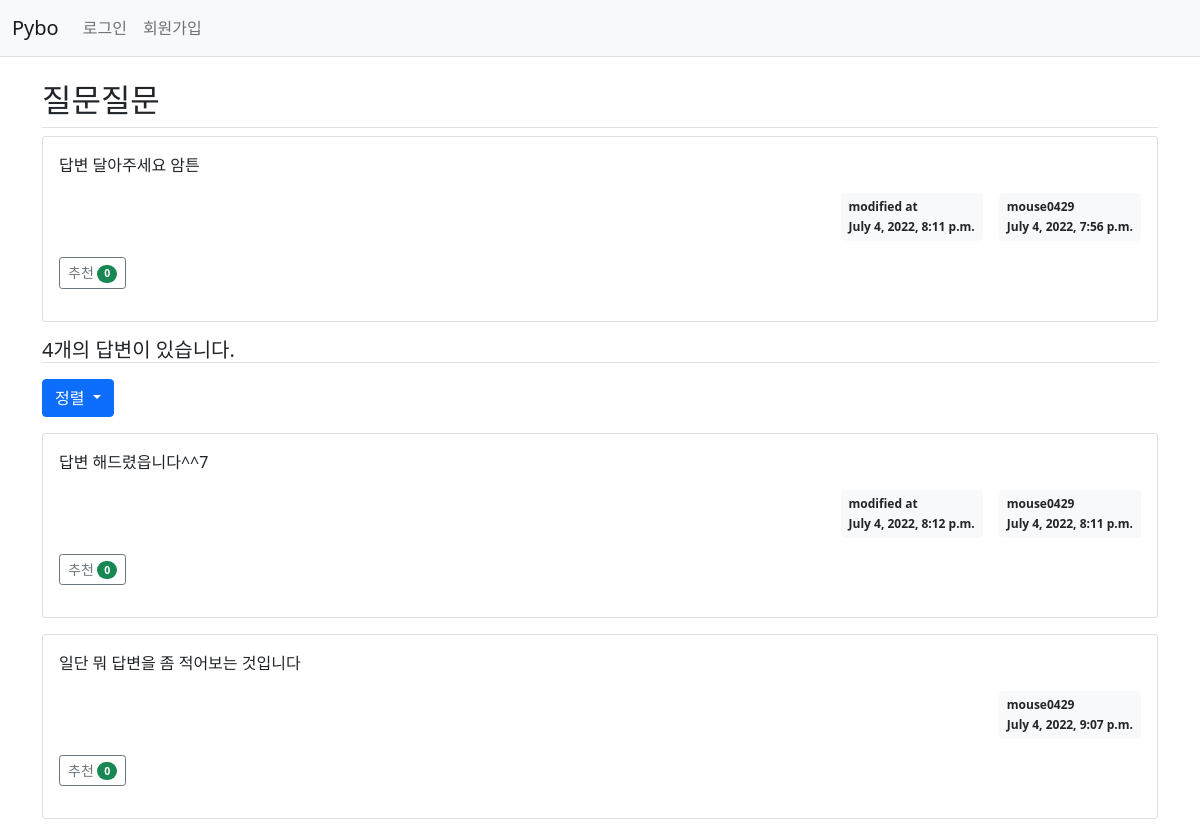
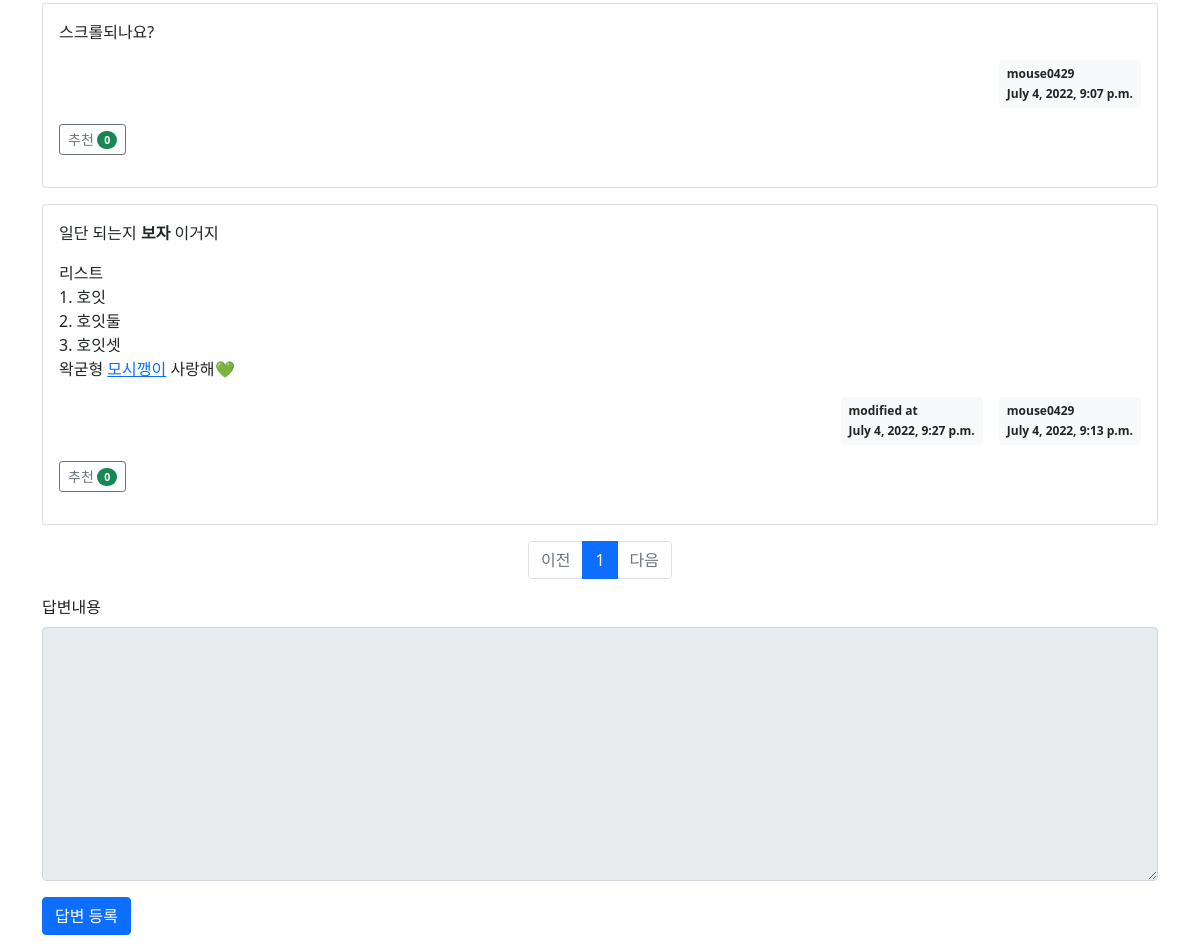
Page /pybo/307/ on the earlier database version (2 pictures, top to bottom).
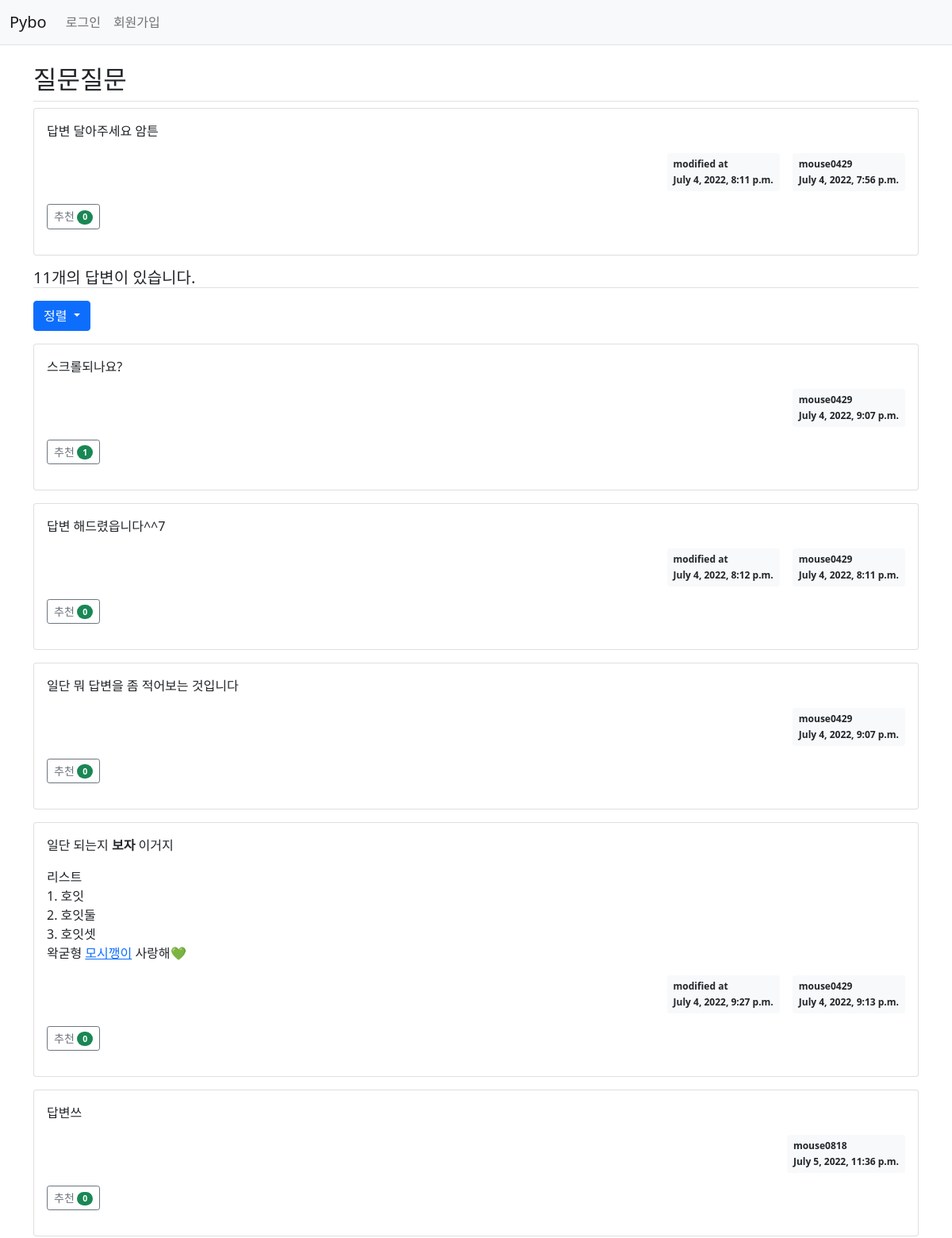
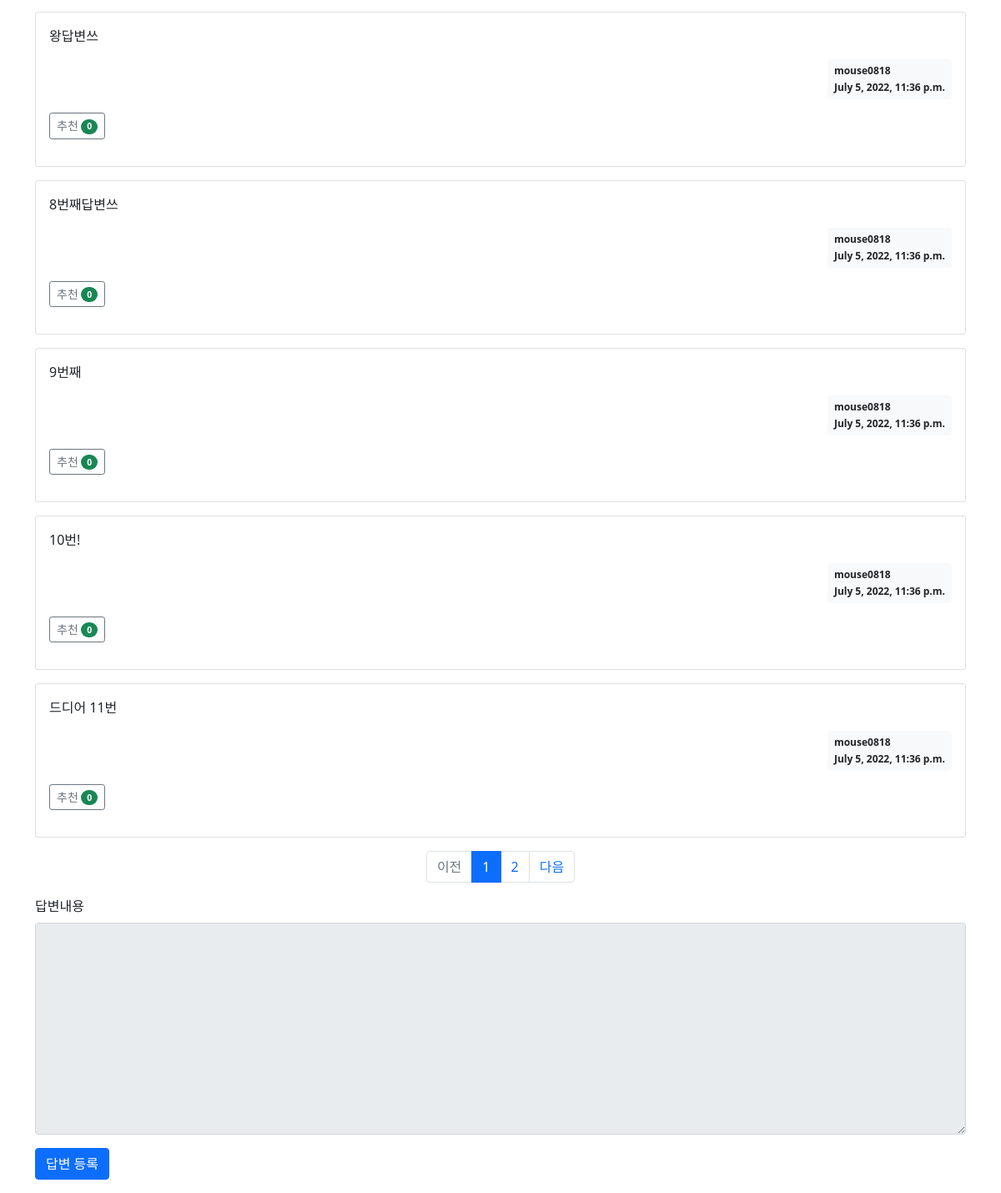
Same page on the later database version (2 pictures, top to bottom).
### pybo/models.py (models this page shows, shortened)
class Question(models.Model):
  author = models.ForeignKey(User, on_delete=models.CASCADE, related_name='author_question')
  subject = models.CharField(max_length=200)
  content = models.TextField()
  create_date = models.DateTimeField()
  modify_date = models.DateTimeField(null=True, blank=True)
  voter = models.ManyToManyField(User, related_name='voter_question')

class Answer(models.Model):
  author = models.ForeignKey(User, on_delete=models.CASCADE, related_name='author_answer')
  question = models.ForeignKey(Question, on_delete=models.CASCADE)
  content = models.TextField()
  create_date = models.DateTimeField()
  modify_date = models.DateTimeField(null=True, blank=True)
  voter = models.ManyToManyField(User, related_name='voter_answer')

### pybo/views/base_views.py (the view)
# urls.py: path('<int:question_id>/', base_views.detail, name='detail'),
def detail(request, question_id):
  question = get_object_or_404(Question, pk=question_id)
  page = request.GET.get('page', '1')
  order = request.GET.get('order', 'recommended')
  answer_list = Answer.objects.filter(question_id=question.id).annotate(voter_count=Count('voter')).order_by('-voter_count')
  if order == 'latest':
    answer_list = Answer.objects.filter(question_id=question.id).order_by('-create_date')
  elif order == 'create':
    answer_list = Answer.objects.filter(question_id=question.id).order_by('create_date')
  paginator = Paginator(answer_list, 10)
  max_index = len(paginator.page_range)
  page_obj = paginator.get_page(page)
  context = {'question': question, 'answer_list': page_obj, 'max_index': max_index, 'page': page, 'order': order}
  return render(request, 'pybo/question_detail.html', context)

### pybo/templatetags/pybo_filter.py (called while the page is built)
@register.filter()
def mark(value):
  extensions = ["nl2br", "fenced_code"]
  return mark_safe(markdown.markdown(value, extensions=extensions))

### templates/pybo/question_detail.html (shortened to what this page needs)
{% extends 'base.html' %}
{% load pybo_filter %}
{% block content %}
<div class="container my-3">
  <h2 class="border-bottom py-2">{{ question.subject }}</h2>
  <div class="card" my-3>
    <div class="card-body">
      <div class="card-text">{{ question.content|mark }}</div>
      <div class="d-flex justify-content-end">
        {% if question.modify_date %}
        <div class="badge bg-light text-dark p-2 text-start mx-3">
          <div class="mb-2">modified at</div>
          <div>{{ question.modify_date }}</div>
        </div>
        {% endif %}
        <div class="badge bg-light text-dark p-2 text-start">
          <div class="mb-2">{{ question.author.username }}</div>
          <div>{{ question.create_date }}</div>
        </div>
      </div>
      <div class="my-3">
        <a href="javascript:void(0)" data-uri="{% url 'pybo:question_vote' question.id %}"
          class="recommend btn btn-sm btn-outline-secondary">추천
          <span class="badge rounded-pill bg-success">{{ question.voter.count }}</span>
        </a>
      </div>
    </div>
  </div>
  <h5 class="border-bottom my-3 py2">{{ question.answer_set.count }}개의 답변이 있습니다.</h5>
  <div class="btn-group">
    <button type="button" id="dropdown" class="btn btn-primary dropdown-toggle"
      data-toggle="dropdown" aria-haspopup="true" data-bs-toggle="dropdown" aria-expanded="false">
      정렬
    </button>
  </div>
  {% for answer in answer_list %}
  <div class="card my-3">
    <div class="card-body">
      <div class="card-text">{{ answer.content|mark }}</div>
      <div class="d-flex justify-content-end">
        {% if answer.modify_date %}
        <div class="badge bg-light text-dark p-2 text-start mx-3">
          <div class="mb-2">modified at</div>
          <div>{{ answer.modify_date }}</div>
        </div>
        {% endif %}
        <div class="badge bg-light text-dark p-2 text-start">
          <div class="mb-2">{{ answer.author.username }}</div>
          <div>{{ answer.create_date }}</div>
        </div>
      </div>
      <div class="my-3">
        <a href="javascript:void(0)" data-uri="{% url 'pybo:answer_vote' answer.id %}"
          class="recommend btn btn-sm btn btn-outline-secondary">추천
          <span class="badge rounded-pill bg-success">{{ answer.voter.count }}</span>
        </a>
    </div>
    </div>
  </div>
  {% endfor %}
  <form action="{% url 'pybo:answer_create' question.id %}" method="post" class="my-3">
    {% include "../common/paging.html" with list=answer_list %}
    <div class="mb-3">
      <label for="content" class="form-label">답변내용</label>
      <textarea {% if not user.is_authenticated %}disabled{% endif %} name="content" id="content" class=form-control rows="10"></textarea>
    </div>
    <input type="submit" value="답변 등록" class="btn btn-primary">
  </form>
</div>
{% endblock %}

### templates/base.html (shortened to what this page needs)
{% load static %}
<!doctype html>
<html lang="ko">
  <head>
    <link rel="stylesheet" type="text/css" href="{% static 'bootstrap.min.css' %}">
    <link rel="stylesheet" type="text/css" href="{% static 'style.css' %}">
    <link rel="stylesheet" type="text/css" href="{% static 'style.css' %}">
  </head>
  <body>
    {% include "navbar.html" %}
    {% block content %}
    {% endblock %}
  </body>
</html>

### templates/navbar.html (shortened to what this page needs)
<nav class="navbar navbar-expand-lg navbar-light bg-light border-bottom">
  <div class="container-fluid">
    <a class="navbar-brand" href="{% url 'pybo:index' %}">Pybo</a>
    <div class="collapse navbar-collapse" id="navbarSupportedContent">
      <ul class="navbar-nav me-auto mb-2 mb-lg-0">
        <li class="nav-item">
          {% if user.is_authenticated %}
          <a class="nav-link" href="{% url 'common:logout' %}">{{ user.username }} (로그아웃)</a>
          {% else %}
          <a class="nav-link" href="{% url 'common:login' %}">로그인</a>
          {% endif %}
        </li>
        <li>
          {% if not user.is_authenticated %}
          <a class="nav-link" href="{% url 'common:signup' %}">회원가입</a>
          {% endif %}
        </li>
      </ul>
    </div>
  </div>
</nav>

### templates/common/paging.html (shortened to what this page needs)
<ul class="pagination justify-content-center">
  {% if list.has_previous %}
  <li class="page-item">
    <a class="page-link" data-page="{{ list.previous_page_number }}"
      href="javascript:void(0)">이전</a>
  </li>
  {% else %}
  <li class="page-item disabled">
    <a class="page-link" tabindex="-1" aria-disabled="true" href="#">이전</a>
  </li>
  {% endif %}
  {% for page_number in list.paginator.page_range %}
  {% if page_number > list.number|add:-5 and page_number < list.number|add:5 %}
  {% if page_number == list.number %}
  <li class="page-item active" aria-current="page">
    <a class="page-link" data-page="{{ page_number }}"
      href="javascript:void(0)">{{ page_number }}</a>
  </li>
  {% else %}
  <li class="page-item">
    <a class="page-link" data-page="{{ page_number }}"
      href="javascript:void(0)">{{ page_number }}</a>
  </li>
  {% endif %}
  {% endif %}
  {% endfor %}
  {% if list.has_next %}
  <li class="page-item">
    <a class="page-link" data-page="{{ list.next_page_number }}"
      href="javascript:void(0)">다음</a>
  </li>
  {% else %}
  <li class="page-item disabled">
    <a class="page-link" tabindex="-1" aria-disabled="true" href="#">다음</a>
  </li>
  {% endif %}
</ul>

Differences in the rows shown:
computed for Question "질문질문": answer_set.count "4" → "11"
shown differently, row unchanged: Answer "스크롤되나요?": voter.count "0" → "1"; moves up the list
added Answer: content|mark "답변쓰", author.username "mouse0818", create_date "July 5, 2022, 11:36 p.m.", voter.count "0"
added Answer: content|mark "왕답변쓰", author.username "mouse0818", create_date "July 5, 2022, 11:36 p.m.", voter.count "0"
added Answer: content|mark "8번째답변쓰", author.username "mouse0818", create_date "July 5, 2022, 11:36 p.m.", voter.count "0"
added Answer: content|mark "9번째", author.username "mouse0818", create_date "July 5, 2022, 11:36 p.m.", voter.count "0"
added Answer: content|mark "10번!", author.username "mouse0818", create_date "July 5, 2022, 11:36 p.m.", voter.count "0"
added Answer: content|mark "드디어 11번", author.username "mouse0818", create_date "July 5, 2022, 11:36 p.m.", voter.count "0"
Other differences:
new list line: "2"
